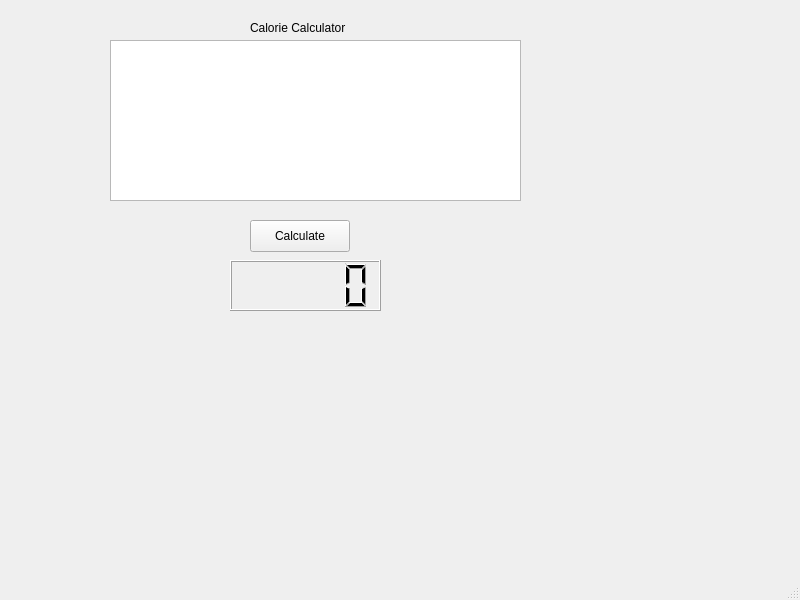
<?xml version="1.0" encoding="UTF-8"?>
<ui version="4.0">
 <class>MainWindow</class>
 <widget class="QMainWindow" name="MainWindow">
  <property name="geometry">
   <rect>
    <x>0</x>
    <y>0</y>
    <width>800</width>
    <height>600</height>
   </rect>
  </property>
  <property name="windowTitle">
   <string>MainWindow</string>
  </property>
  <widget class="QWidget" name="centralwidget">
   <widget class="QTextEdit" name="textEdit">
    <property name="geometry">
     <rect>
      <x>110</x>
      <y>40</y>
      <width>411</width>
      <height>161</height>
     </rect>
    </property>
   </widget>
   <widget class="QLabel" name="label">
    <property name="geometry">
     <rect>
      <x>250</x>
      <y>20</y>
      <width>201</width>
      <height>16</height>
     </rect>
    </property>
    <property name="text">
     <string>Calorie Calculator</string>
    </property>
   </widget>
   <widget class="QPushButton" name="pushButton">
    <property name="geometry">
     <rect>
      <x>250</x>
      <y>220</y>
      <width>100</width>
      <height>32</height>
     </rect>
    </property>
    <property name="text">
     <string>Calculate</string>
    </property>
   </widget>
   <widget class="QLCDNumber" name="lcdNumber">
    <property name="geometry">
     <rect>
      <x>230</x>
      <y>260</y>
      <width>151</width>
      <height>51</height>
     </rect>
    </property>
   </widget>
  </widget>
  <widget class="QMenuBar" name="menubar">
   <property name="geometry">
    <rect>
     <x>0</x>
     <y>0</y>
     <width>800</width>
     <height>38</height>
    </rect>
   </property>
  </widget>
  <widget class="QStatusBar" name="statusbar"/>
 </widget>
 <resources/>
 <connections/>
</ui>
